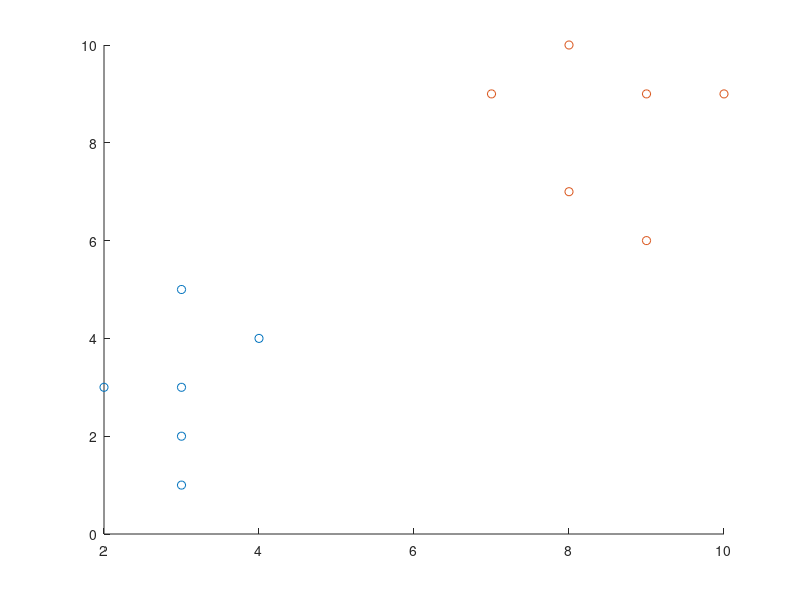

Write the MATLAB code that produced this figure.
x1 = [3,2; 2,3; 4,4; 3,1; 3,5; 3,3 ];
x2 = [9,9; 10,9; 8,7; 8,10; 9,6; 7,9];

%plot
scatter (x1 (:,1), x1(:,2),'ro');hold on;
scatter (x2 (:,1), x2(:,2),'b*');

% b)
%Class mean 1
mu1 = mean(x1)';
disp('class mean of class 1 = ')
disp(mu1)
%Class mean 2
mu2 = mean(x2)';
disp('class mean of class 2 = ')
disp(mu2)

%Covariance matrix of class 1
s1 = cov(x1);
disp('Covariance matrix of class 1 = ')
disp(s1)

%Covariance matrix of class 2
s2 = cov(x2);
disp('Covariance matrix of class 2 = ')
disp(s2)

disp('-----------------------------')

% c)
% Withn-class scatter matrix
sw = (s1 + s2);
disp('Withn-class scatter matrix = ')
disp(sw)

% Between-class scatter matrix
sb = (mu1-mu2) * (mu1-mu2)';
disp('Between-class scatter matrix = ')
disp(sb)

% d)
% Computing the LDA projection
invSw = inv(sw);
invSW_by_SB = invSw * sb;

% get projection vector
[V,D] = eig(invSW_by_SB);

% the projection vector
W = V(:,1);
disp('hte require projection vector = ')
disp(W)
